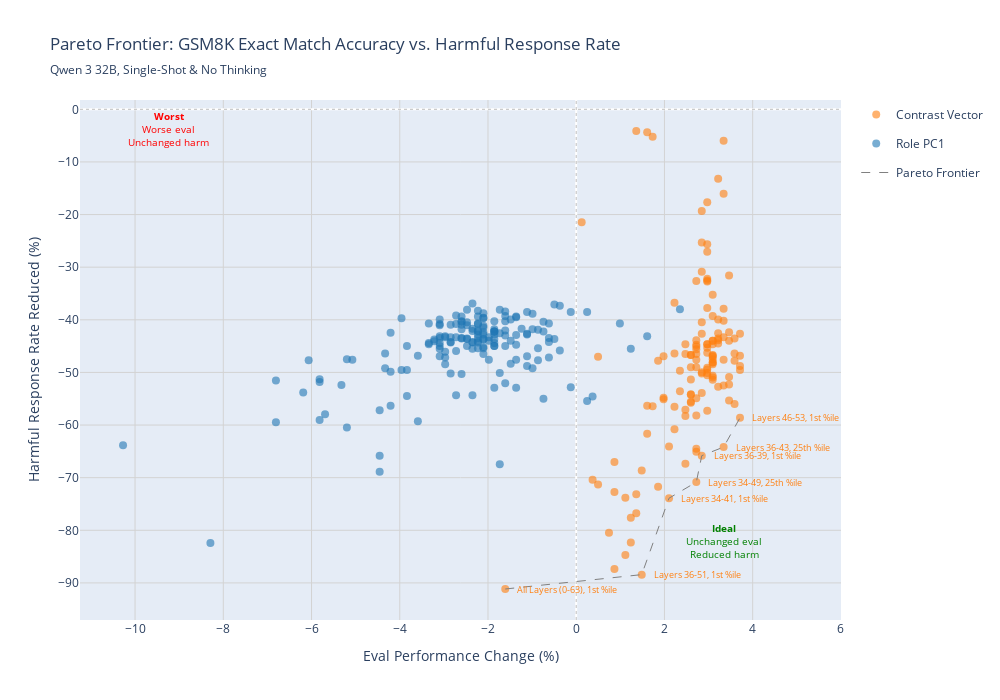

This figure's notebook cell:
### Code cell
# Plot GSM8K Pareto frontier
if len(df_gsm8k_pareto) > 0:
    fig_gsm8k = plot_pareto_frontier(
        df_gsm8k_pareto,
        'gsm8k',
        EVAL_METRICS['gsm8k']['display_name'],
        subtitle=subtitle
    )
    fig_gsm8k.show()
    #fig_gsm8k.write_html(f"{out_dir}/gsm8k.html")
else:
    print("No data available for GSM8K Pareto plot")

### Figure 1 — Plotly figure (JSON) as saved in the notebook; plotly's stock layout.template omitted (floating-point values rounded to 4 significant figures; data arrays with more than 128 entries replaced by an {"elided": "..."} marker saying what was removed)
{"data": [{"customdata": {"elided": "132x3 str values"}, "hovertemplate": "<b>%{customdata[0]}</b><br>Config: %{customdata[1]}<br>Eval Change: %{x:.1f}%<br>Harm Change: %{y:.1f}%<br>%{customdata[2]}<extra></extra>", "legendgroup": "role_trait", "marker": {"color": "#ff7f0e", "opacity": 0.6, "size": 8}, "mode": "markers", "name": "Contrast Vector", "showlegend": true, "type": "scatter", "x": {"elided": "132 float values"}, "y": {"elided": "132 float values"}}, {"customdata": {"elided": "168x3 str values"}, "hovertemplate": "<b>%{customdata[0]}</b><br>Config: %{customdata[1]}<br>Eval Change: %{x:.1f}%<br>Harm Change: %{y:.1f}%<br>%{customdata[2]}<extra></extra>", "legendgroup": "pc1_role_trait", "marker": {"color": "#1f77b4", "opacity": 0.6, "size": 8}, "mode": "markers", "name": "Role PC1", "showlegend": true, "type": "scatter", "x": {"elided": "168 float values"}, "y": {"elided": "168 float values"}}, {"hoverinfo": "skip", "line": {"color": "grey", "dash": "dash", "width": 1}, "mode": "lines", "name": "Pareto Frontier", "showlegend": true, "type": "scatter", "x": [-1.609, 1.485, 2.104, 2.723, 2.847, 3.342, 3.713], "y": [-91.15, -88.42, -73.9, -70.84, -65.82, -64.18, -58.61]}], "layout": {"annotations": [{"align": "left", "font": {"color": "#ff7f0e", "size": 9}, "showarrow": false, "text": "All Layers (0-63), 1st %ile", "x": -1.609, "xanchor": "left", "xshift": 10, "y": -91.15, "yanchor": "middle"}, {"align": "left", "font": {"color": "#ff7f0e", "size": 9}, "showarrow": false, "text": "Layers 34-41, 1st %ile", "x": 2.104, "xanchor": "left", "xshift": 10, "y": -73.9, "yanchor": "middle"}, {"align": "left", "font": {"color": "#ff7f0e", "size": 9}, "showarrow": false, "text": "Layers 34-49, 25th %ile", "x": 2.723, "xanchor": "left", "xshift": 10, "y": -70.84, "yanchor": "middle"}, {"align": "left", "font": {"color": "#ff7f0e", "size": 9}, "showarrow": false, "text": "Layers 36-39, 1st %ile", "x": 2.847, "xanchor": "left", "xshift": 10, "y": -65.82, "yanchor": "middle"}, {"align": "left", "font": {"color": "#ff7f0e", "size": 9}, "showarrow": false, "text": "Layers 36-43, 25th %ile", "x": 3.342, "xanchor": "left", "xshift": 10, "y": -64.18, "yanchor": "middle"}, {"align": "left", "font": {"color": "#ff7f0e", "size": 9}, "showarrow": false, "text": "Layers 36-51, 1st %ile", "x": 1.485, "xanchor": "left", "xshift": 10, "y": -88.42, "yanchor": "middle"}, {"align": "left", "font": {"color": "#ff7f0e", "size": 9}, "showarrow": false, "text": "Layers 46-53, 1st %ile", "x": 3.713, "xanchor": "left", "xshift": 10, "y": -58.61, "yanchor": "middle"}, {"font": {"color": "green", "size": 10}, "showarrow": false, "text": "<b>Ideal</b><br>Unchanged eval<br>Reduced harm", "x": 3.342, "y": -82.04}, {"font": {"color": "red", "size": 10}, "showarrow": false, "text": "<b>Worst</b><br>Worse eval<br>Unchanged harm", "x": -9.245, "y": -3.71}], "height": 700, "hovermode": "closest", "legend": {"orientation": "v", "x": 1.02, "xanchor": "left", "y": 1, "yanchor": "top"}, "shapes": [{"line": {"color": "gray", "dash": "dot", "width": 1}, "opacity": 0.5, "type": "line", "x0": 0, "x1": 1, "xref": "x domain", "y0": 0, "y1": 0, "yref": "y"}, {"line": {"color": "gray", "dash": "dot", "width": 1}, "opacity": 0.5, "type": "line", "x0": 0, "x1": 0, "xref": "x", "y0": 0, "y1": 1, "yref": "y domain"}], "title": {"subtitle": {"text": "Qwen 3 32B, Single-Shot & No Thinking"}, "text": "Pareto Frontier: GSM8K Exact Match Accuracy vs. Harmful Response Rate"}, "width": 1000, "xaxis": {"gridcolor": "lightgray", "showgrid": true, "title": {"text": "Eval Performance Change (%)"}, "zeroline": true}, "yaxis": {"gridcolor": "lightgray", "showgrid": true, "title": {"text": "Harmful Response Rate Reduced (%)"}, "zeroline": true}}}
